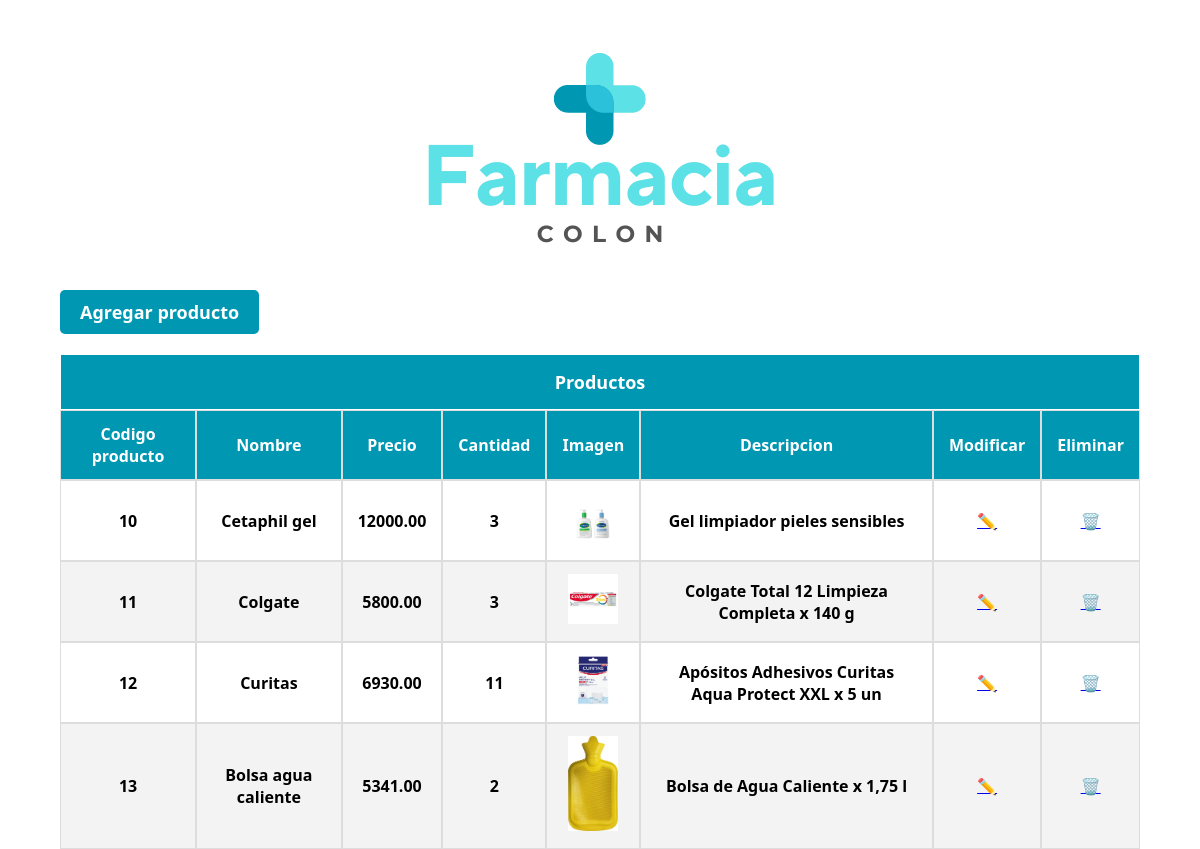
/abm/index.php, run on the app's committed database.
### tables this page shows
CREATE TABLE `productos` (
  `codigoProducto` int(11) NOT NULL,
  `nombreProducto` varchar(100) NOT NULL,
  `precioProducto` float(9,2) UNSIGNED DEFAULT NULL,
  `cantidadProducto` smallint(5) DEFAULT NULL,
  `fotoProducto` varchar(100) DEFAULT NULL,
  `descripcionProducto` text DEFAULT NULL
);

### abm/index.php (the view, shortened to what this page needs)
<!DOCTYPE html>
<html lang="es">
<head>
    <link rel="stylesheet" href="../css/style.css" >
</head>
<header>
    <div id="logo">
    </div>
</header>
<body>
    <main>
    <a class="boton-agregar" href="modificacion/formulario.php">Agregar producto</a>
        <table class="tabla-abm">
            <caption>Productos</caption>
            <thead>
            <tr>
                <th>Codigo producto</th>
                <th>Nombre</th>
                <th>Precio</th>
                <th>Cantidad</th>
                <th>Imagen</th>
                <th>Descripcion</th>
                <th>Modificar</th>
                <th>Eliminar</th>
            </tr>
           <tbody>
           <?php
                include_once("../componentes/conf.php");
                $consulta = "SELECT * FROM productos";
                $resultado = mysqli_query($con,$consulta);
                if($resultado!=NULL){
                    while($filas = mysqli_fetch_array($resultado)){
                        echo "
                        <tr>
                        <th>$filas[codigoProducto]</th>
                        <th>$filas[nombreProducto]</th>
                        <th>$filas[precioProducto]</th>
                        <th>$filas[cantidadProducto]</th>
                        <th><img width=\"50\" src=\"../imgs/$filas[fotoProducto]\"/></th>
                        <th>$filas[descripcionProducto]</th>
                        <th><a href=\"modificacion/formulario.php?id=$filas[codigoProducto]\">✏️</a></th>
                        <th><a href=\"index.php?id=$filas[codigoProducto]\">🗑️</a></th>
                    </tr>
                        ";
                    }
                }
            ?>
           </tbody>
        </thead>
     </table>
    </main>
</body>
</html>

### css/style.css (style rules this page uses)
* { margin: 0; padding: 0; font-family: system-ui, -apple-system, BlinkMacSystemFont, 'Segoe UI', Roboto, Oxygen, Ubuntu, Cantarell, 'Open Sans', 'Helvetica Neue', sans-serif; }
:root { --primary-color: #0097B2; --secondary-color: #2BC1DB; --text-color: #ffffff; --header-font-size: 36px; }
main { width: 90%; margin: auto; }
#logo { background-image: url("../imgs/logofc.png"); height: 250px; background-repeat: no-repeat; background-position: center; }
table { border-spacing: 0; width: 100%; text-align: center; margin: 0 auto; align-items: center; }
table caption { border: solid 1px; background-color: var(--secondary-color); ; }
th { border-width: solid 1px; border-style: solid; }
.tabla-abm thead tr { background-color:var(--primary-color); color: #ffffff; text-align: center; font-weight: bold; }
.tabla-abm th, .tabla-abm td { padding: 12px 15px; border: 1px solid #ddd; }
.tabla-abm tbody tr { border-bottom: 1px solid #dddddd; text-align: center; }
.tabla-abm tbody tr:nth-of-type(even) { background-color: #f3f3f3; }
.tabla-abm tbody tr:last-of-type { border-bottom: 2px solid var(--primary-color); }
.tabla-abm caption { background-color: var(--primary-color); color: white; font-size: large; padding: 15px; text-align: center; font-weight: bold; }
.boton-agregar, input[type=submit], .boton { display: inline-block; padding: 10px 20px; margin: 20px 0; background-color: var(--primary-color); color: #ffffff; text-align: center; text-decoration: none; font-size: 18px; font-weight: bold; border-radius: 5px; border: none; }

### data on the page
productos: codigoProducto "10", nombreProducto "Cetaphil gel", precioProducto "12000.00", cantidadProducto "3", fotoProducto (picture), descripcionProducto "Gel limpiador pieles sensibles"
productos: codigoProducto "11", nombreProducto "Colgate", precioProducto "5800.00", cantidadProducto "3", fotoProducto (picture), descripcionProducto "Colgate Total 12 Limpieza Completa x 140 g"
productos: codigoProducto "12", nombreProducto "Curitas", precioProducto "6930.00", cantidadProducto "11", fotoProducto (picture), descripcionProducto "Apósitos Adhesivos Curitas Aqua Protect XXL x 5 un"
productos: codigoProducto "13", nombreProducto "Bolsa agua caliente", precioProducto "5341.00", cantidadProducto "2", fotoProducto (picture), descripcionProducto "Bolsa de Agua Caliente x 1,75 l"
